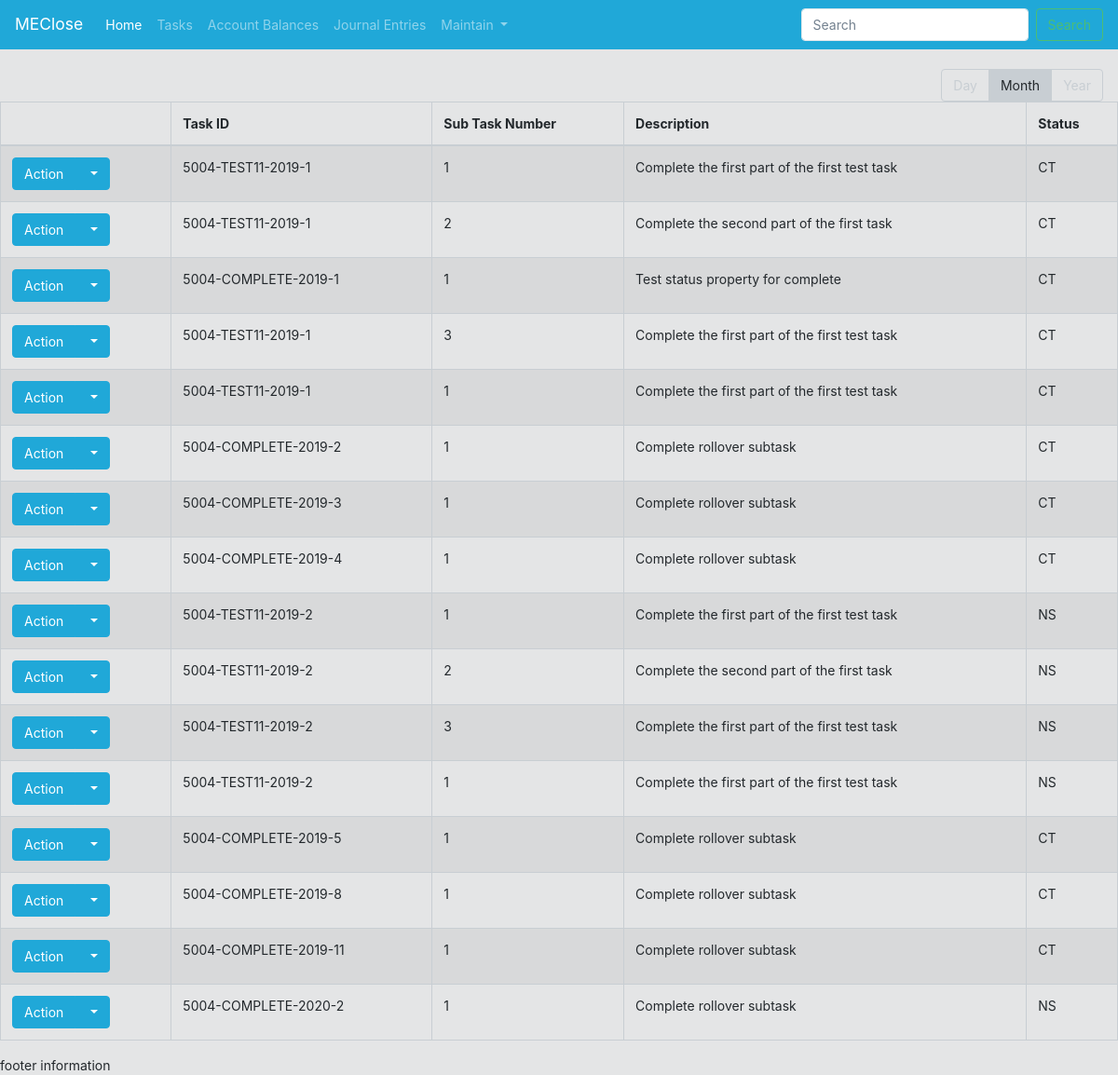
The app's page /ClosePortal/subtasks/, older data.
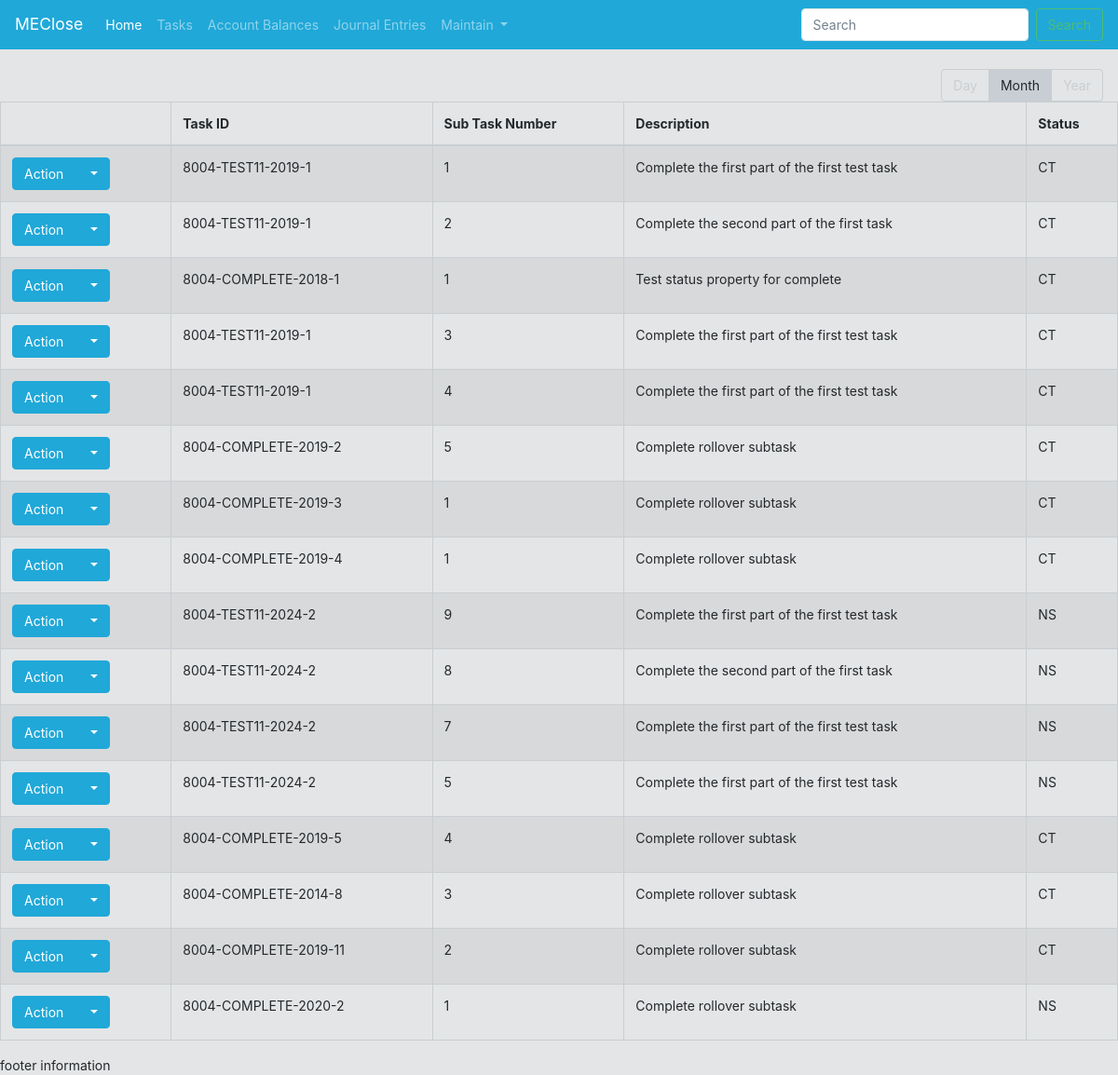
The same page, newer data.
### CloseApplication/models.py (models this page shows, shortened)
class subTaskChecklist(models.Model):
    taskId = models.ForeignKey(TaskChecklist, related_name="taskId_taskId", on_delete=models.CASCADE) #this field is our associated between the parent task and subtask(s). Cascade is utilize to remove the subtasks if parent task is removed
    subTaskNumber = models.IntegerField(max_length=2, default=1) #Maximum number of subtasks set to 99
    subTaskDescription = models.CharField(max_length=200)
    subTaskStatus = models.CharField(max_length=2, choices = statusChoices)
    class Meta:
        constraints = [
            models.UniqueConstraint(fields=['taskId', 'subTaskNumber'], name='unique_Subtask')
        ]
    def File_Path(instance, filename):
        return os.path.join("Sub_Tasks", str(instance.taskId), str(instance.subTaskNumber), filename)
    docfile = models.FileField(upload_to=File_Path, default=False) #Note: To consider a way to set the default value equal to a dynamic file template which a user can download, and upload once completed

class TaskChecklist(models.Model):
    occurenceChoices = (
        ('M', 'Monthly'),
        ('Q', 'Quarterly'),
        ('S', 'Semi-Annually'),
        ('A', 'Annually'),
    )
    taskId = models.CharField(max_length=8)
    taskTBMapping = models.CharField(max_length=200, default="Not Assigned") #For assigning tasks to a TB FSLI
    taskDescription = models.CharField(max_length=200)
    taskYear = models.IntegerField(max_length=4)
    taskPeriod = models.IntegerField(max_length=2, choices = periodChoices)
    taskOccurence = models.CharField(max_length=2, choices = occurenceChoices)
    taskOwnerId = models.ForeignKey(User, on_delete=models.PROTECT) #For documentation purposes we want to preserve who the owner of a task was, and as such protect is utilized to not allow deletion of the referenced object
    isJE = models.CharField(max_length=3, choices=binaryChoice)
    pub_date = models.DateTimeField('date published')
    due_date = models.DateField(("Due Date"), default=datetime.date.today) #Note: No longer needed -- will be a calculated property
    dueMonthDay = models.IntegerField(max_length=2, default=1)
    entity = models.ForeignKey(userDefinedEntity, on_delete=models.PROTECT, related_name="entity_TaskChecklist", default=1)
    class Meta:
        constraints = [
            models.UniqueConstraint(fields=['taskId', 'entity', 'taskPeriod', 'taskYear'], name='unique_EntityUser')
        ]
    def __str__(self):
        return str(self.entity) + "-" + str(self.taskId) + "-" + str(self.taskYear) + "-" + str(self.taskPeriod)

class userDefinedEntity(models.Model):
    entity = models.CharField(max_length=200, default="Select Entity")
    def __str__(self):
        return self.entity

### CloseApplication/views.py (the view)
# urls.py: path('subtasks/', views.SubTaskChecklist_List.as_view(), name='subtasklist'),
class SubTaskChecklist_List(ListView):
    template_name = 'CloseApplication/subtaskchecklist/subtaskchecklist_list.html'
    model = subTaskChecklist

### CloseApplication/templates/CloseApplication/subtaskchecklist/subtaskchecklist_list.html (shortened to what this page needs)
{% extends "CloseApplication/base.html" %}
{% block content %}
{% include "CloseApplication/listview_outline.html" %}
<table class="table table-striped table-bordered table-hover" id="EntryApproval_ChecklistTable">
    <thead>
        <tr>
            <th></th>
            <th>Task ID</th>
            <th>Sub Task Number</th>
            <th>Description</th>
            <th>Status</th>
        </tr>
    </thead>
    {% for tableValue in object_list %}
    <tr>
        <td>
            <div class="btn-group">
                <button type="button" class="btn btn-primary">Action</button>
                <button type="button" class="btn btn-primary dropdown-toggle" data-toggle="dropdown">
                </button>
            </div>
        </td>
        <td>{{ tableValue.taskId }}</td>
        <td>{{ tableValue.subTaskNumber }}</td>
        <td>{{ tableValue.subTaskDescription }}</td>
        <td>{{ tableValue.subTaskStatus }}</td>
    </tr>
    {% endfor %}
</table>
{% endblock %}

Row changes from the older to the newer data that the page shows:
changed through a linked row, subTaskChecklist (number 1 of 16 on the later page): taskId "5004-TEST11-2019-1" → "8004-TEST11-2019-1"
changed through a linked row, subTaskChecklist (number 2 of 16 on the later page): taskId "5004-TEST11-2019-1" → "8004-TEST11-2019-1"
changed subTaskChecklist "Test status property for complete": taskId "5004-COMPLETE-2019-1" → "8004-COMPLETE-2018-1"
changed through a linked row, subTaskChecklist (number 4 of 16 on the later page): taskId "5004-TEST11-2019-1" → "8004-TEST11-2019-1"
changed subTaskChecklist (number 5 of 16 on the later page): taskId "5004-TEST11-2019-1" → "8004-TEST11-2019-1"; subTaskNumber "1" → "4"
changed subTaskChecklist: taskId "5004-COMPLETE-2019-2" → "8004-COMPLETE-2019-2"; subTaskNumber "1" → "5"
changed through a linked row, subTaskChecklist: taskId "5004-COMPLETE-2019-3" → "8004-COMPLETE-2019-3"
changed through a linked row, subTaskChecklist: taskId "5004-COMPLETE-2019-4" → "8004-COMPLETE-2019-4"
changed subTaskChecklist (number 9 of 16 on the later page): taskId "5004-TEST11-2019-2" → "8004-TEST11-2024-2"; subTaskNumber "1" → "9"
changed subTaskChecklist (number 10 of 16 on the later page): taskId "5004-TEST11-2019-2" → "8004-TEST11-2024-2"; subTaskNumber "2" → "8"
changed subTaskChecklist (number 11 of 16 on the later page): taskId "5004-TEST11-2019-2" → "8004-TEST11-2024-2"; subTaskNumber "3" → "7"
changed subTaskChecklist (number 12 of 16 on the later page): taskId "5004-TEST11-2019-2" → "8004-TEST11-2024-2"; subTaskNumber "1" → "5"
changed subTaskChecklist: taskId "5004-COMPLETE-2019-5" → "8004-COMPLETE-2019-5"; subTaskNumber "1" → "4"
changed subTaskChecklist: taskId "5004-COMPLETE-2019-8" → "8004-COMPLETE-2014-8"; subTaskNumber "1" → "3"
changed subTaskChecklist: taskId "5004-COMPLETE-2019-11" → "8004-COMPLETE-2019-11"; subTaskNumber "1" → "2"
changed through a linked row, subTaskChecklist: taskId "5004-COMPLETE-2020-2" → "8004-COMPLETE-2020-2"
